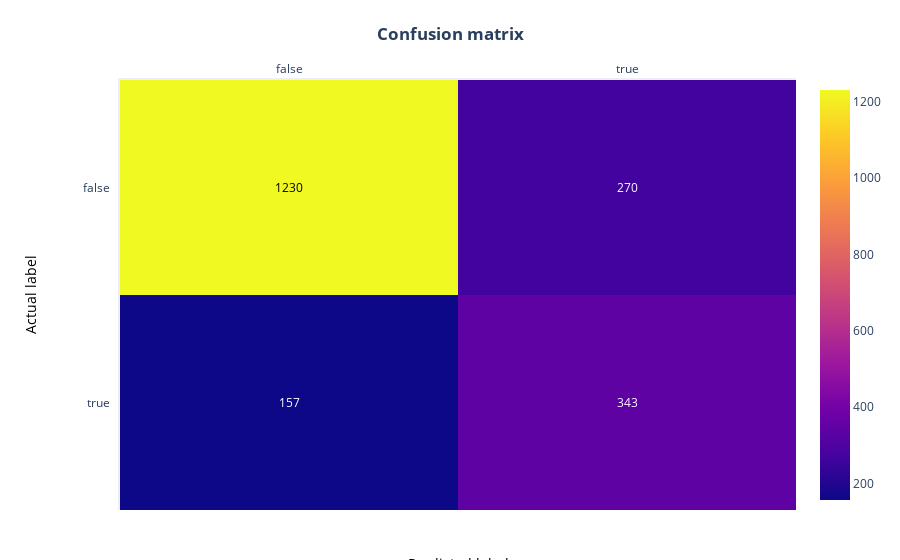

This figure's notebook cell:
### Markdown cell above
As expected, we see a noticeable drop in accuracy using a different set.

Again, let's visually analyze its performance:

### Code cell
# plot new confusion matrix
# Create the list of unique labels in the test set to use in our plot
unique_targets = sorted(list(balanced_dataset["is_hiker"].unique()))

# Convert values to lower case so the plot code can count the outcomes
x = y = [str(s).lower() for s in unique_targets]

# Plot the matrix above as a heatmap with annotations (values) in its cells
fig = ff.create_annotated_heatmap(cm, x, y)

# Set titles and ordering
fig.update_layout(  title_text="<b>Confusion matrix</b>", 
                    yaxis = dict(categoryorder = "category descending")
                    )

fig.add_annotation(dict(font=dict(color="black",size=14),
                        x=0.5,
                        y=-0.15,
                        showarrow=False,
                        text="Predicted label",
                        xref="paper",
                        yref="paper"))

fig.add_annotation(dict(font=dict(color="black",size=14),
                        x=-0.15,
                        y=0.5,
                        showarrow=False,
                        text="Actual label",
                        textangle=-90,
                        xref="paper",
                        yref="paper"))

# We need margins so the titles fit
fig.update_layout(margin=dict(t=80, r=20, l=120, b=50))
fig['data'][0]['showscale'] = True
fig.show()

### Figure 1 — Plotly figure (JSON) as saved in the notebook; plotly's stock layout.template omitted (floating-point values rounded to 4 significant figures)
{"data": [{"colorscale": [[0, "#0d0887"], [0.1111, "#46039f"], [0.2222, "#7201a8"], [0.3333, "#9c179e"], [0.4444, "#bd3786"], [0.5556, "#d8576b"], [0.6667, "#ed7953"], [0.7778, "#fb9f3a"], [0.8889, "#fdca26"], [1, "#f0f921"]], "reversescale": false, "showscale": true, "type": "heatmap", "x": ["false", "true"], "y": ["false", "true"], "z": [[1230, 270], [157, 343]]}], "layout": {"annotations": [{"font": {"color": "#000000"}, "showarrow": false, "text": "1230", "x": "false", "xref": "x", "y": "false", "yref": "y"}, {"font": {"color": "#FFFFFF"}, "showarrow": false, "text": "270", "x": "true", "xref": "x", "y": "false", "yref": "y"}, {"font": {"color": "#FFFFFF"}, "showarrow": false, "text": "157", "x": "false", "xref": "x", "y": "true", "yref": "y"}, {"font": {"color": "#FFFFFF"}, "showarrow": false, "text": "343", "x": "true", "xref": "x", "y": "true", "yref": "y"}, {"font": {"color": "black", "size": 14}, "showarrow": false, "text": "Predicted label", "x": 0.5, "xref": "paper", "y": -0.15, "yref": "paper"}, {"font": {"color": "black", "size": 14}, "showarrow": false, "text": "Actual label", "textangle": -90, "x": -0.15, "xref": "paper", "y": 0.5, "yref": "paper"}], "margin": {"b": 50, "l": 120, "r": 20, "t": 80}, "title": {"text": "<b>Confusion matrix</b>"}, "xaxis": {"dtick": 1, "gridcolor": "rgb(0, 0, 0)", "side": "top", "ticks": ""}, "yaxis": {"categoryorder": "category descending", "dtick": 1, "ticks": "", "ticksuffix": "  "}}}
